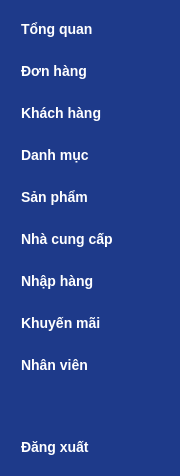
     <widget class="QFrame" name="fr_sidebar">
      <property name="sizePolicy">
       <sizepolicy hsizetype="Fixed" vsizetype="Preferred">
        <horstretch>0</horstretch>
        <verstretch>0</verstretch>
       </sizepolicy>
      </property>
      <property name="minimumSize">
       <size>
        <width>180</width>
        <height>0</height>
       </size>
      </property>
      <property name="maximumSize">
       <size>
        <width>180</width>
        <height>16777215</height>
       </size>
      </property>
      <property name="styleSheet">
       <string notr="true">QFrame { background-color: #1e3a8a; border: none; }
QPushButton { 
    color: white; 
    text-align: left; 
    padding: 10px; 
    border: none; 
    font-size: 14px; 
    font-weight: bold;
}
QPushButton:hover { background-color: #3b82f6; border-radius: 5px; }</string>
      </property>
      <property name="frameShape">
       <enum>QFrame::StyledPanel</enum>
      </property>
      <property name="frameShadow">
       <enum>QFrame::Raised</enum>
      </property>
      <layout class="QVBoxLayout" name="verticalLayout">
       <item>
        <widget class="QPushButton" name="btnTongQuan">
         <property name="text">
          <string>Tổng quan</string>
         </property>
        </widget>
       </item>
       <item>
        <widget class="QPushButton" name="btnDonHang">
         <property name="text">
          <string>Đơn hàng</string>
         </property>
        </widget>
       </item>
       <item>
        <widget class="QPushButton" name="btnKhachHang">
         <property name="text">
          <string>Khách hàng</string>
         </property>
        </widget>
       </item>
       <item>
        <widget class="QPushButton" name="btnDanhMuc">
         <property name="text">
          <string>Danh mục</string>
         </property>
        </widget>
       </item>
       <item>
        <widget class="QPushButton" name="btnSanPham">
         <property name="text">
          <string>Sản phẩm</string>
         </property>
        </widget>
       </item>
       <item>
        <widget class="QPushButton" name="btnNhaCungCap">
         <property name="text">
          <string>Nhà cung cấp</string>
         </property>
        </widget>
       </item>
       <item>
        <widget class="QPushButton" name="btnNhapHang">
         <property name="text">
          <string>Nhập hàng</string>
         </property>
        </widget>
       </item>
       <item>
        <widget class="QPushButton" name="btnKhuyenMai">
         <property name="text">
          <string>Khuyến mãi</string>
         </property>
        </widget>
       </item>
       <item>
        <widget class="QPushButton" name="btnNhanVien">
         <property name="text">
          <string>Nhân viên</string>
         </property>
        </widget>
       </item>
       <item>
        <spacer name="verticalSpacer">
         <property name="orientation">
          <enum>Qt::Vertical</enum>
         </property>
         <property name="sizeHint" stdset="0">
          <size>
           <width>20</width>
           <height>40</height>
          </size>
         </property>
        </spacer>
       </item>
       <item>
        <widget class="QPushButton" name="btnDangXuat">
         <property name="text">
          <string>Đăng xuất</string>
         </property>
        </widget>
       </item>
      </layout>
     </widget>
